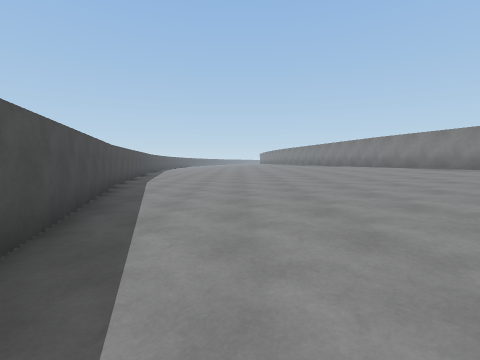
[1] (above)

17 first-person views from a walk through a scene from a Unity 3-D project. The camera is 1.3 m above the floor, tilts 4° down and sees 85° across. The floor is counted in squares, 2 m on a side. Each view is taken from the middle of a square. On the plan, view 1 faces up. The plan holds only what a view shows up to about 9 squares ahead; the rest is blank. The place goes on beyond the plan.

[2]
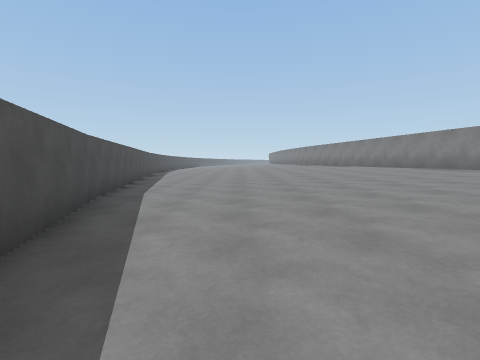

[3]
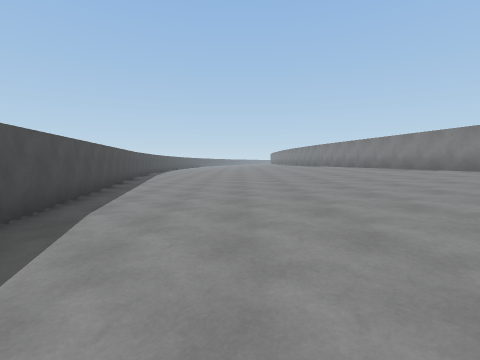

[4]
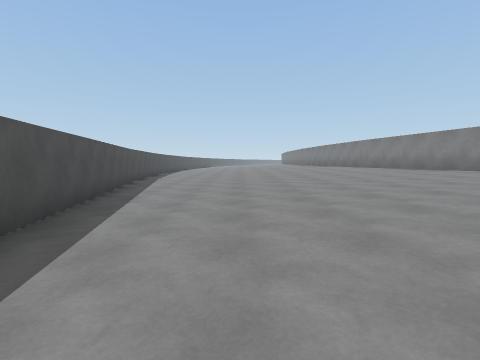

[5]
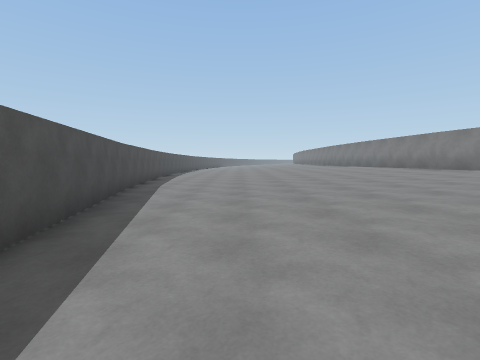

[6]
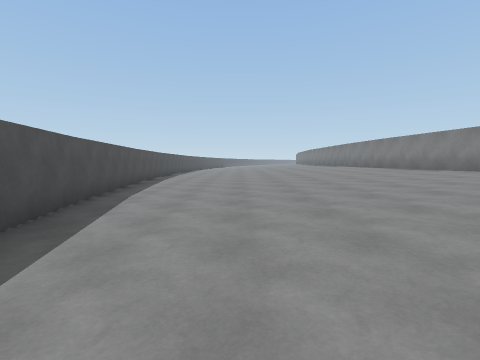

[7]
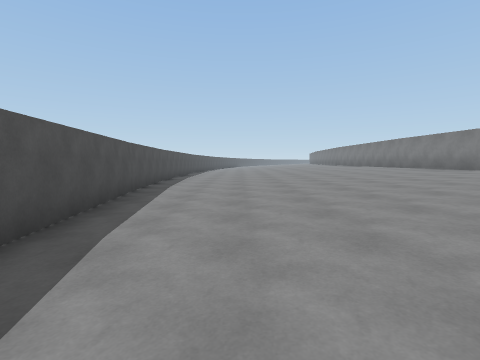

[8]
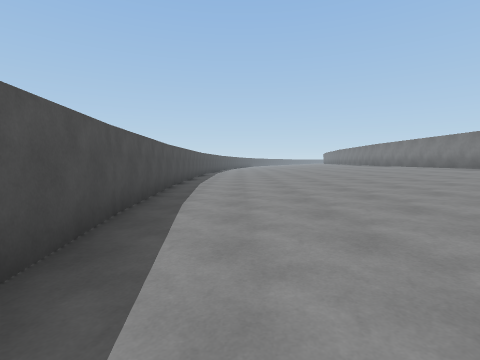

[9]
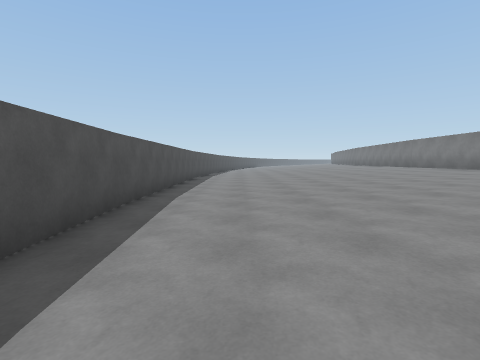

[10]
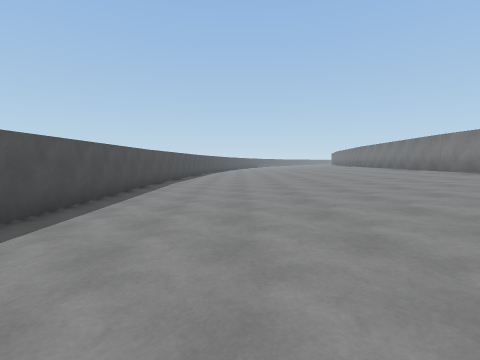

[11]
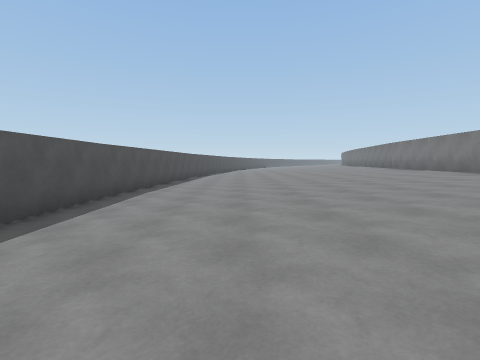

[12]
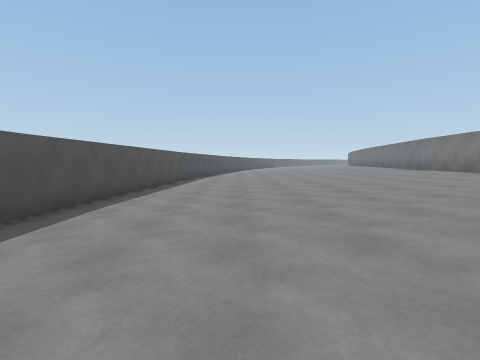

[13]
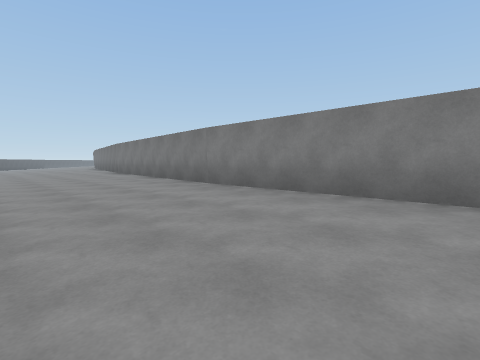

[14]
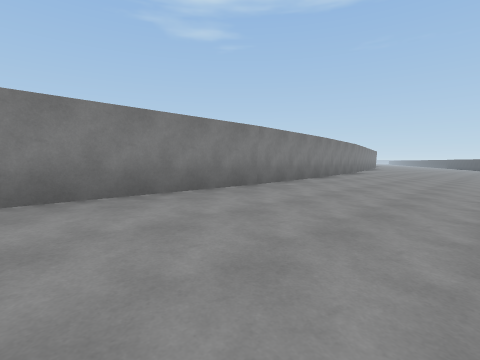

[15]
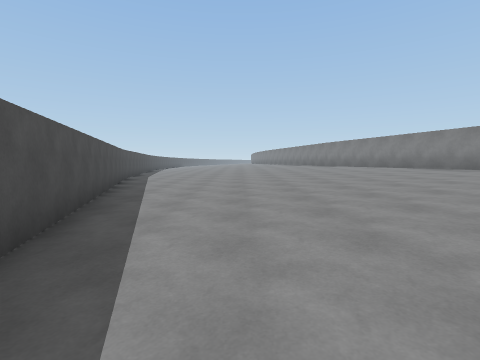

[16]
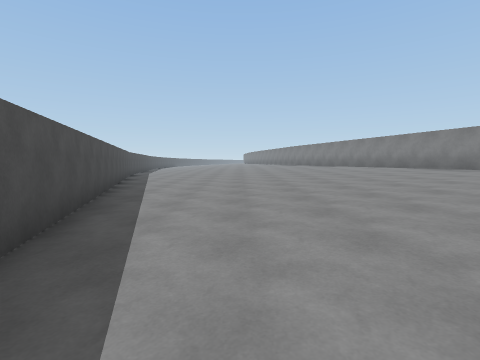

[17]
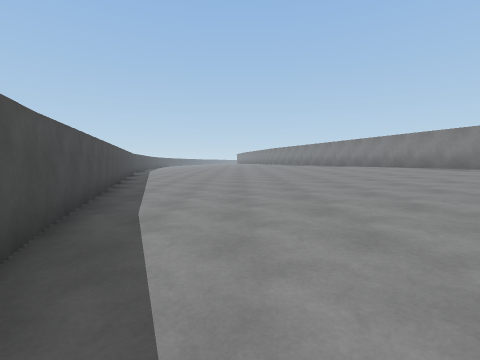

### Floor plan
Key: @ floor where view 1 was taken; # wall or solid block; . main floor; : floor 0.25 m higher than the main floor; - floor 0.25 m lower than the main floor; _ floor 0.5 m lower than the main floor.
Columns run from 7 left of view 1 to 10 right of it. Each row starts with its distance up from view 1.
 37 #__---..::#
 36 #__---..::#
 35 #__--...::#
 34 #__--...::#
 33 #__--...::#
 32 #__--...::#
 31 #__--...::#
 30 #__--...::#
 29 #__--...::#
 28 #__--...::#
 27 #__--...::#
 26 #__--...::#
 25 #__---..::#
 24 #__---..::#
 23 #__---..::#
 22 #__---..::##
 21 #__---...::#
 20 #___--...::#
 19 ##__--...::#
 18  #__--...::#
 17  #__---..::##
 16  #__---...::#
 15  #___--...::#
 14  ##__--...::#
 13   #__---..::#
 12   #__---..::##
 11   #__---...::#
 10   #___--...::#
  9   ##__---..::##
  8    #__---...::#
  7    #___--...::#
  6    ##__---..::##
  5     #__---...::#
  4     #___--...::#
  3     ##__---..::##
  2      #__---...::#
  1      #___--...::#
  0      ##@_---..::##
 -1       #__---...::#
 -2       #___--...::#
 -3       ##__---..::
 -4        #__---...
 -5        #___--..
 -6        ##__---
 -7         #__--
 -8          ___
 -9           _

Where each view was taken, in squares from view 1:
view 1: 0 up, 0 right, facing up
view 2: 3 up, 1 left, facing up
view 3: 5 up, 1 left, facing up
view 4: 8 up, 2 left, facing up
view 5: 11 up, 3 left, facing up
view 6: 13 up, 3 left, facing up
view 7: 16 up, 4 left, facing up
view 8: 19 up, 5 left, facing up
view 9: 22 up, 5 left, facing up
view 10: 25 up, 4 left, facing up
view 11: 28 up, 4 left, facing up
view 12: 30 up, 4 left, facing up
view 13: 29 up, 1 left, facing up-right
view 14: 31 up, 1 left, facing down-right
view 15: 3 down, 1 right, facing up
view 16: 6 down, 2 right, facing up
view 17: 9 down, 3 right, facing up
